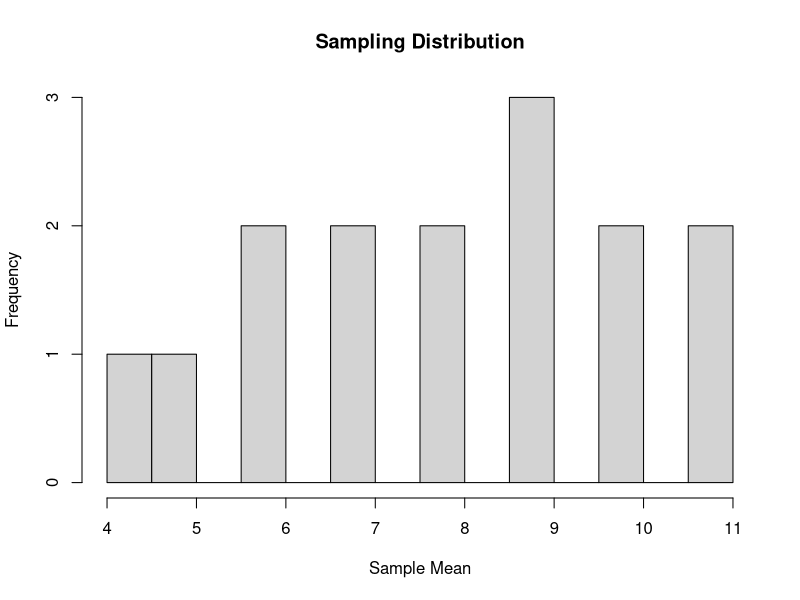
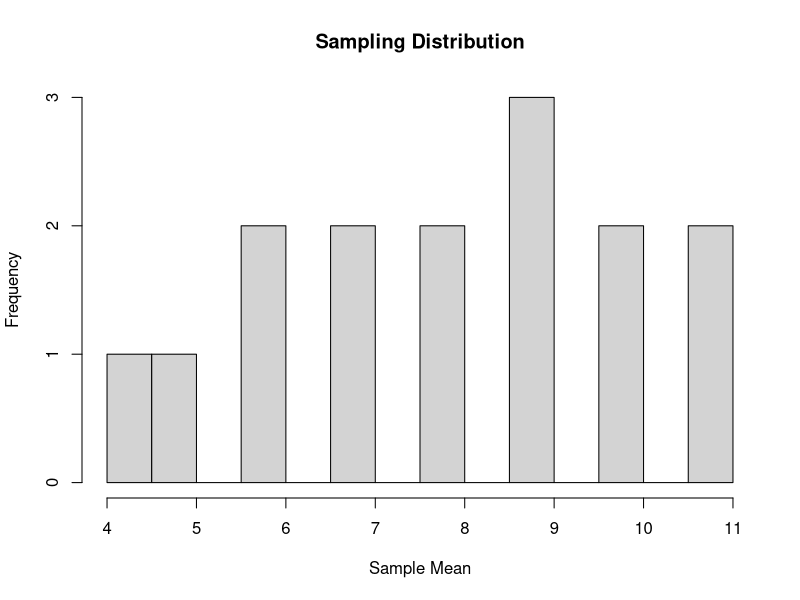
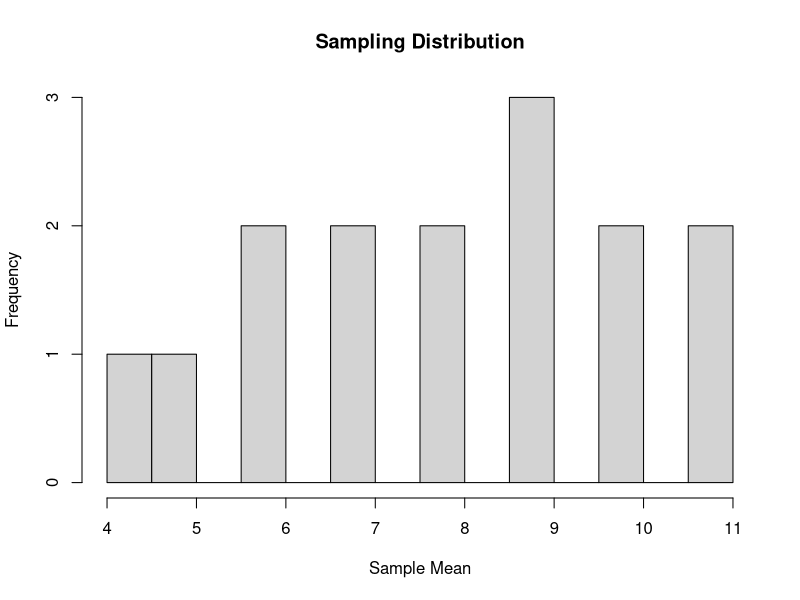
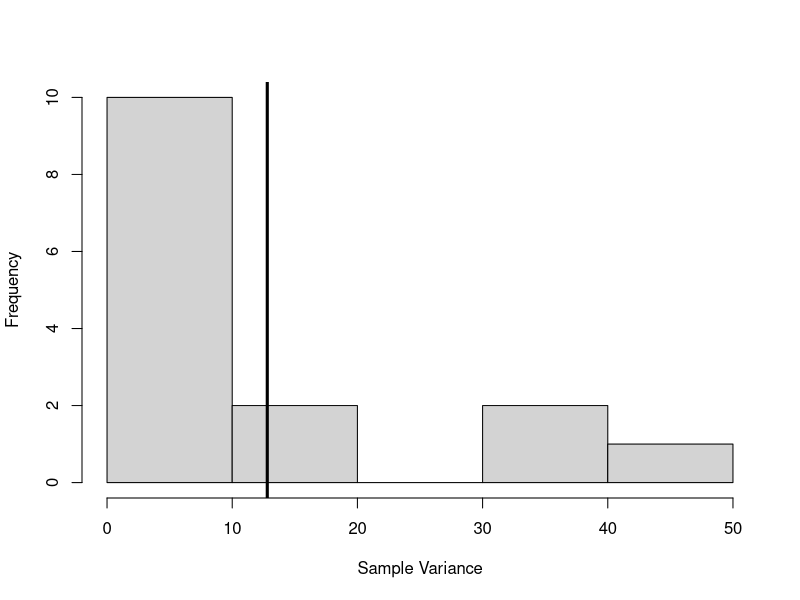
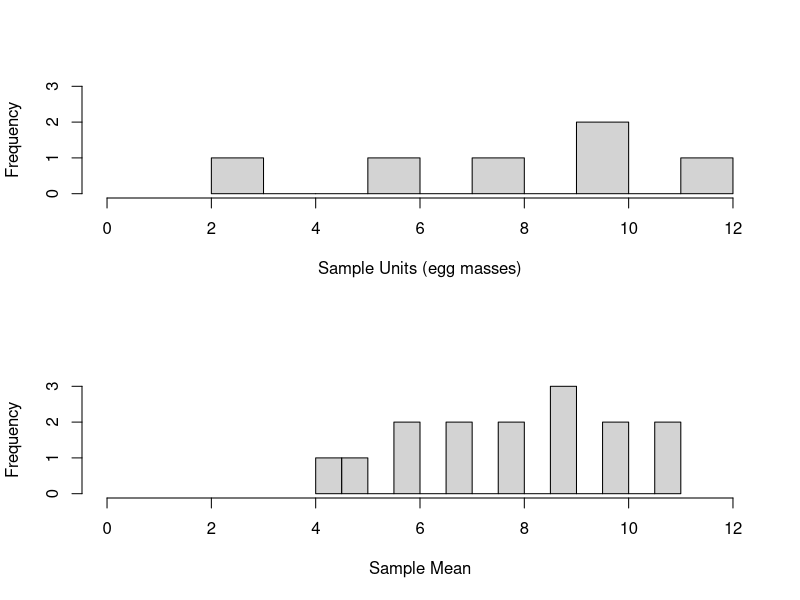
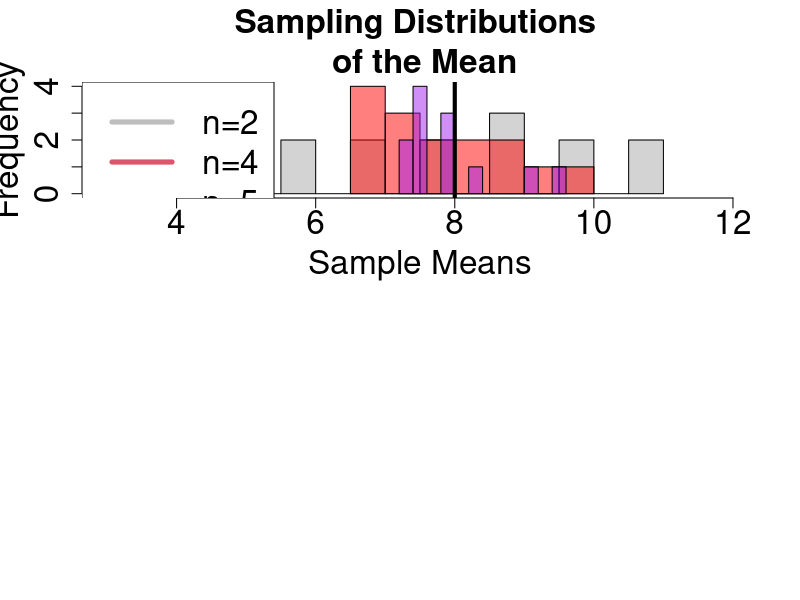
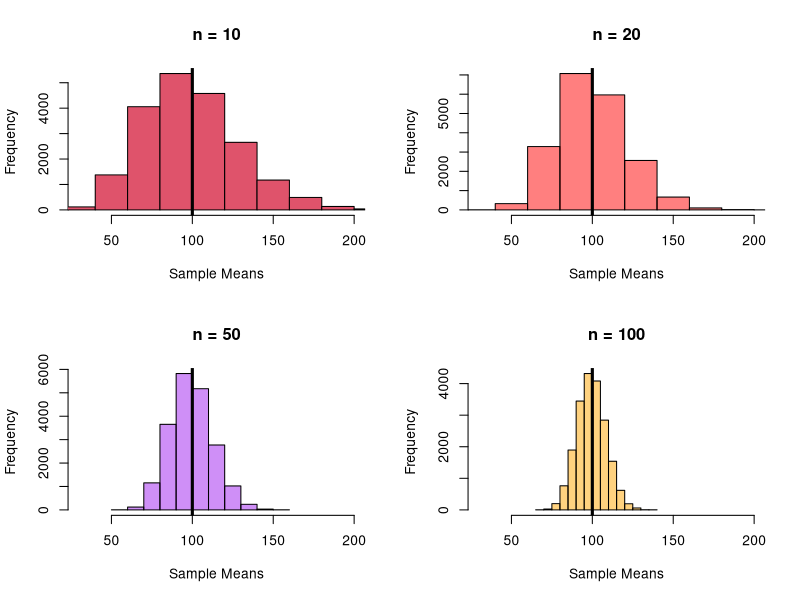
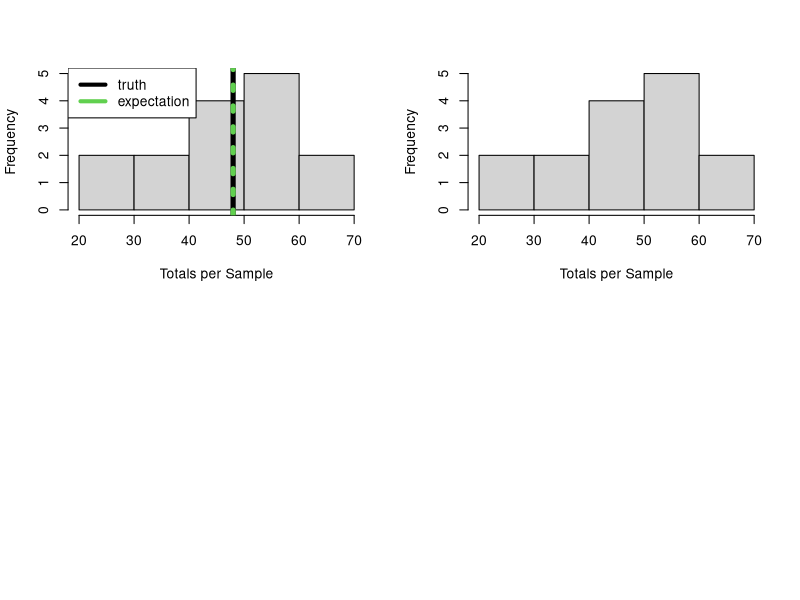

Recreate these plots in R, in order. (Note: this script raises an error after producing the figures.)
## ----echo=FALSE,warning=FALSE,results='hide'----------------------------------
library(tidyverse)
library(kableExtra)
library(magrittr)
library(knitr)


## ----echo=FALSE---------------------------------------------------------------
ponds = data.frame(matrix(nrow=6,ncol=2))
colnames(ponds)=c("Pond","egg.mass")

ponds$Pond=LETTERS[1:6]
ponds$egg.mass = c(2,6,8,10,10,12)

ponds %>% 
  kable(table.attr = 'data-quarto-disable-processing="true"') %>% 
  kableExtra::kable_styling(bootstrap_options = c("striped"), full_width = FALSE,font_size = 30)



## ----echo=FALSE---------------------------------------------------------------
mu = mean(ponds$egg.mass)


## ----echo=TRUE----------------------------------------------------------------
choose(6,2)


## ----echo=TRUE----------------------------------------------------------------
utils::combn(LETTERS[1:6],2)


## ----echo=FALSE---------------------------------------------------------------
ponds.letters=t(utils::combn(LETTERS[1:6],2))
ponds.numbers=utils::combn(1:6,2)

ponds.all=data.frame(cbind(matrix(1:15,ncol=1),ponds.letters,matrix(ponds$egg.mass[ponds.numbers],ncol=2,byrow = TRUE)))
colnames(ponds.all)=c("Sample.Number","First Pond","Second Pond","First Value","Second Value")

ponds.all %>% 
  kable(table.attr = 'data-quarto-disable-processing="true"') %>% 
  kableExtra::kable_styling(bootstrap_options = c("striped"), full_width = FALSE,font_size = 20)



## ----echo=TRUE----------------------------------------------------------------
sample(LETTERS[1:6],2)


## ----echo=TRUE----------------------------------------------------------------
sample(LETTERS[1:6],2)


## ----echo=TRUE----------------------------------------------------------------
sample(LETTERS[1:6],2)


## ----echo=FALSE---------------------------------------------------------------
#library(kableExtra)
#library(tidyr)
ponds.all$Sample.Mean = apply(matrix(ponds$egg.mass[ponds.numbers],ncol=2,byrow = TRUE),1,mean)

ponds.all$Sample.Error = abs(ponds.all$Sample.Mean-8)

#knitr::kable(ponds.all)


ponds.all %>% 
  kable(table.attr = 'data-quarto-disable-processing="true"') %>% 
  kableExtra::kable_styling(bootstrap_options = c("striped"), full_width = FALSE,font_size = 20)



## ----echo=FALSE---------------------------------------------------------------
ponds.simple = data.frame(Sample.Number = ponds.all$Sample.Number,
                          Sample.Mean = ponds.all$Sample.Mean,
                          Sample.Error = ponds.all$Sample.Mean-8
                          )
ponds.simple %>% 
  kable(table.attr = 'data-quarto-disable-processing="true"') %>% 
  kableExtra::kable_styling(bootstrap_options = c("striped"), full_width = FALSE,font_size = 20)



## ----echo=FALSE,results='hide'------------------------------------------------
#result above
mean(ponds.simple$Sample.Mean)


## ----echo=FALSE, results='hide'-----------------------------------------------
#result above
sum(ponds.simple$Deviance.Truth)


## ----echo=FALSE---------------------------------------------------------------
temp=data.frame(table(ponds.simple$Sample.Mean))
colnames(temp)=c("Sample.Mean","Frequency")
temp$Relative.Freq= temp$Frequency/sum(temp$Frequency)
temp$Mean.times.Rel.Freq= as.numeric(as.character(temp$Sample.Mean))*temp$Relative.Freq

temp$Sample.Mean=as.character(temp$Sample.Mean)
temp[9,]=c("Sum","15","1","8")

temp$Relative.Freq = as.numeric(temp$Relative.Freq)
temp$Mean.times.Rel.Freq = as.numeric(temp$Mean.times.Rel.Freq)
temp %>% 
  kable(table.attr = 'data-quarto-disable-processing="true"',
        digits = 3) %>% 
  kableExtra::kable_styling(bootstrap_options = c("striped"), full_width = FALSE,font_size = 30)

# temp2=data.frame("SUM",sum(as.numeric(temp$Frequency[1:8])),sum(as.numeric(temp$Relative.Freq[1:8])),sum(as.numeric(temp$Mean.times.Rel.Freq[1:8])))
# colnames(temp2)=NULL
# 
# temp2 %>% 
#   kable(table.attr = 'data-quarto-disable-processing="true"') %>% 
#   kableExtra::kable_styling(bootstrap_options = c("striped"), full_width = FALSE,font_size = 40)



## ----echo=FALSE---------------------------------------------------------------
temp=data.frame(table(ponds.simple$Sample.Mean))
colnames(temp)=c("Sample.Mean","Frequency")
temp$Relative.Freq= temp$Frequency/sum(temp$Frequency)
temp$Mean.times.Rel.Freq= as.numeric(as.character(temp$Sample.Mean))*temp$Relative.Freq

hist(ponds.simple$Sample.Mean,freq=TRUE,breaks=10,
     main="Sampling Distribution",
     xlab="Sample Mean")



## ----echo=FALSE---------------------------------------------------------------
hist(ponds.simple$Sample.Mean,freq=TRUE,breaks=10,
     main="Sampling Distribution",
     xlab="Sample Mean")



## ----echo=FALSE---------------------------------------------------------------
hist(ponds.simple$Sample.Mean,freq=TRUE,breaks=10,
     main="Sampling Distribution",
     xlab="Sample Mean")


## ----echo=FALSE---------------------------------------------------------------
ponds.simple %>% 
  kable(table.attr = 'data-quarto-disable-processing="true"') %>% 
  kableExtra::kable_styling(bootstrap_options = c("striped"), full_width = FALSE,font_size = 20)


## ----echo=TRUE----------------------------------------------------------------
var(ponds.simple$Sample.Mean)


## ----echo=TRUE,results='markup'-----------------------------------------------
(1/(6-1))*sum((ponds$egg.mass-8)^2)


## ----echo=TRUE,results='markup'-----------------------------------------------
var.per.sample = apply(
                       cbind(ponds.all$`First Value`,ponds.all$`Second Value`),
                       1,
                       var
                       )
# Expected value of population variance
  mean(var.per.sample)


## ----echo=FALSE---------------------------------------------------------------
 hist(var.per.sample,xlab="Sample Variance", main="")
 abline(v=mean(var.per.sample),lwd=3)


## ----echo=FALSE---------------------------------------------------------------
par(mfrow=c(2,1))
hist(ponds$egg.mass,freq=TRUE,breaks=10,
     main="",
     xlab="Sample Units (egg masses)",ylim=c(0,3),xlim=c(0,12))
hist(ponds.simple$Sample.Mean,freq=TRUE,breaks=10,
     main="",
     xlab="Sample Mean",ylim=c(0,3),xlim=c(0,12))


## ----fig.width=15-------------------------------------------------------------
#sampling distribution of n=4
  ponds.numbers2=t(utils::combn(1:6,4))
  ponds.all2=matrix(ponds$egg.mass[c(ponds.numbers2)],ncol=4,byrow = FALSE)

  ponds.numbers3=t(utils::combn(1:6,6))
  ponds.all3=matrix(ponds$egg.mass[c(ponds.numbers2)],ncol=5,byrow = FALSE)

  
#expected variance of sampling distributiuon

hist(ponds.simple$Sample.Mean,breaks=10,xlim=c(3,12),ylim=c(0,4),xlab="Sample Means",main="Sampling Distributions \n of the Mean",cex = 2,cex.axis=2,cex.lab=2,cex.main=2)
hist(apply(ponds.all2,1,mean),add=TRUE,col=grDevices::adjustcolor("red",alpha.f = 0.5)  ,breaks=10,cex = 2,cex.axis=2,cex.lab=2)
hist(apply(ponds.all3,1,mean),add=TRUE,col=grDevices::adjustcolor("purple",alpha.f = 0.5)  ,breaks=10,cex = 2,cex.axis=2,cex.lab=2)
legend("topleft",legend=c("n=2","n=4","n=5"),col=c("grey",2,"purple"),lwd=5,cex = 2)
abline(v=8,lty=1,col=1,lwd=4)


## ----echo=FALSE---------------------------------------------------------------
 sample.mean.fn = function(target,n){
                                     mean(
                                         sample(target,n)
                                          )
                                     }

#z = rnorm(100,100,10)

set.seed(34234)
z=(rgamma(1000,1,0.01))

#random sample many means n= 10
n = 10
  mu.hat1 = replicate(20000,
                     sample.mean.fn(z,n)
                     )
n = 20  
  mu.hat2 = replicate(20000,
                     sample.mean.fn(z,n)
                     )
n = 50  
  mu.hat3 = replicate(20000,
                     sample.mean.fn(z,n)
                     )
n = 100    
  mu.hat4 = replicate(20000,
                     sample.mean.fn(z,n)
                     )
  
  
par(mfrow=c(2,2))
hist(mu.hat1,col=2,breaks=10,freq = TRUE,xlab="Sample Means",main="n = 10",xlim=c(30,200))
abline(v=100,col=1,lwd=3)
hist(mu.hat2,col=grDevices::adjustcolor("red",alpha.f = 0.5),add=FALSE,breaks=10,freq = TRUE,xlab="Sample Means",main="n = 20",xlim=c(30,200))
abline(v=100,col=1,lwd=3)
hist(mu.hat3,col=grDevices::adjustcolor("purple",alpha.f = 0.5),add=FALSE,breaks=10,freq = TRUE,xlab="Sample Means",main="n = 50",xlim=c(30,200))
abline(v=100,col=1,lwd=3)
hist(mu.hat4,col=grDevices::adjustcolor("orange",alpha.f = 0.5),add=FALSE,breaks=20,freq = TRUE,xlab="Sample Means",main="n = 100",xlim=c(30,200))
abline(v=100,col=1,lwd=3)


## ----echo=FALSE---------------------------------------------------------------
tau.est = ponds.simple$Sample.Mean * 6
hist(tau.est,main="",xlab="Totals per Sample")
abline(v=sum(ponds$egg.mass),lwd=5,col=1,lty=1)
abline(v=mean(ponds.simple$Sample.Mean) * 6,lwd=5,lty=3,col=3)
legend("topleft",col=c(1,3),legend=c("truth","expectation"),lwd=4)



## ----echo=FALSE---------------------------------------------------------------
hist(ponds.simple$Sample.Mean * 6,main="",xlab="Totals per Sample")


## ----echo=TRUE----------------------------------------------------------------
length(which( tau.est <=  2*48))/length(tau.est)


## ----echo=FALSE, results='hide'-----------------------------------------------
#Output code into R file
knitr::purl(input="../FW552/SRS.qmd",output="../FW552/SRS.r")
